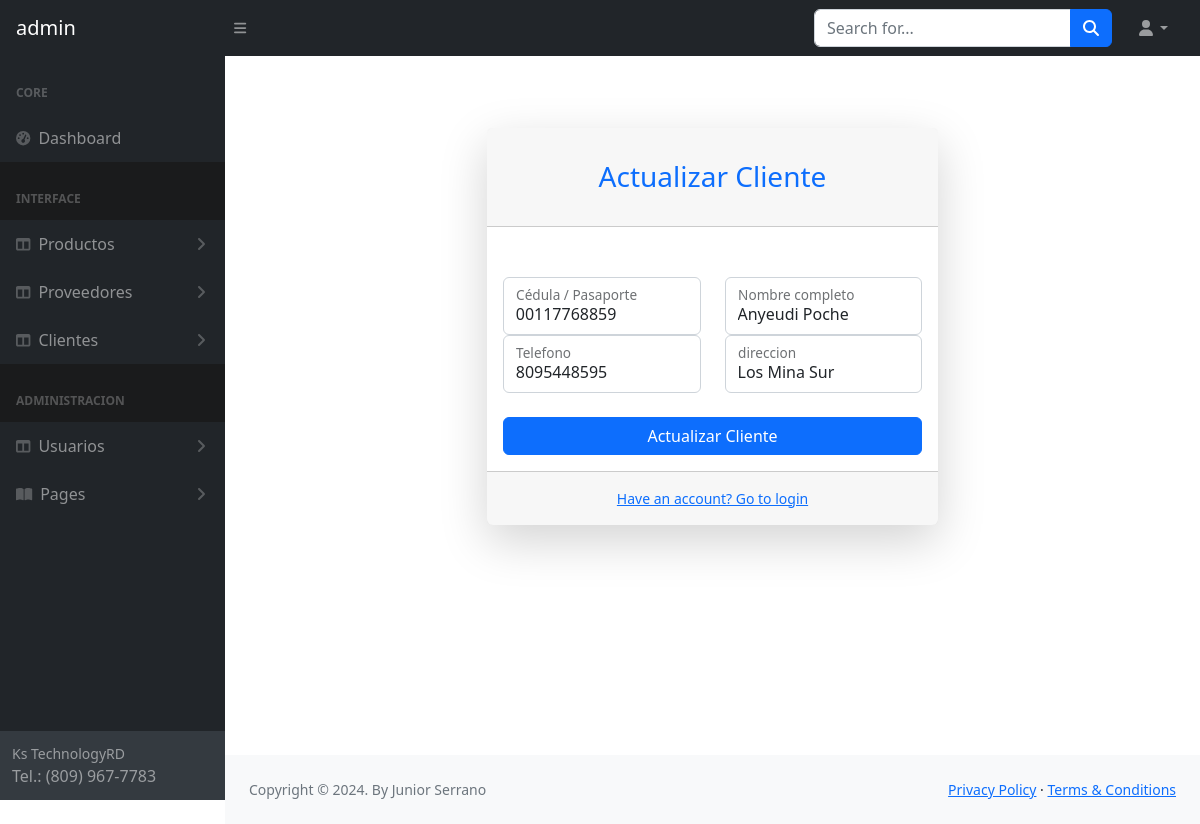
Screenshot of /sistema/editar_cliente.php?id=5 (signed in) with the database file from the repository.
### tables this page shows
CREATE TABLE `cliente` (
  `idcliente` int(25) NOT NULL,
  `nit` varchar(11) DEFAULT NULL,
  `nombre` varchar(80) DEFAULT NULL,
  `telefono` varchar(11) DEFAULT NULL,
  `direccion` text DEFAULT NULL,
  `dateadd` datetime NOT NULL DEFAULT current_timestamp(),
  `usuario_id` int(11) NOT NULL,
  `estatus` int(11) NOT NULL DEFAULT 1
);

### sistema/editar_cliente.php (the view, shortened to what this page needs)
<?php
    $idCliente= $_GET['id'];
    include('../conexion.php');
    $sql = mysqli_query($conn,"SELECT * FROM cliente WHERE idcliente = $idCliente");
    $result_sql = mysqli_num_rows($sql);
    if ($result_sql==0) {
        header('location: lista_cliente.php');
    } else {
        while ( $dataCliente = mysqli_fetch_array($sql)) {
            $nit        = $dataCliente['nit'];
            $nombre     = $dataCliente['nombre'];
            $telefono   = $dataCliente['telefono'];
            $direccion  = $dataCliente['direccion'];
        }
    }
    ?>
<!DOCTYPE html>
<html lang="en">
<?php include('includes/header.php') ?>
    <body class="sb-nav-fixed">
     <?php include('includes/nabvar.php') ?>
        <div id="layoutSidenav">
            <?php include('includes/sidebar.php') ?>
            <div id="layoutSidenav_content">
                <main>
                    <div class="container-fluid px-4">
                        <div class="row justify-content-center">
                            <div class="col-lg-6" style="margin-bottom: 25px;">
                                <div class="card shadow-lg border-0 rounded-lg mt-5">
                                    <div class="card-header"><h3 class="text-center font-weight-light my-4 text-primary">Actualizar Cliente</h3></div>
                                    <div class="card-body">
                                    <div class="alert"><?php echo isset($alert) ? $alert : '';  ?></div>
                                        <form action="" method="post">
                                            <div class="row mb-3">
                                            <div class="col-md-6">
                                                    <div class="form-floating mb-3 mb-md-0">
                                                        <input class="form-control" name="nit" id="nit" value="<?php echo $nit ?>" type="text" placeholder="Cédula / Pasaporte" />
                                                        <label for="nombre">Cédula / Pasaporte</label>
                                                    </div>
                                                </div>
                                                <div class="col-md-6">
                                                    <div class="form-floating mb-3 mb-md-0">
                                                        <input class="form-control" name="nombre" id="nombre" value="<?php echo $nombre ?>" type="text" placeholder="Nombre completo" />
                                                        <label for="nombre">Nombre completo</label>
                                                    </div>
                                                </div>
                                                <div class="col-md-6">
                                                    <div class="form-floating">
                                                    <input class="form-control" name="telefono" id="telefono" value="<?php echo $telefono ?>"type="text" placeholder="Telefono" />
                                                    <label for="telefono">Telefono</label>
                                                    </div>
                                                </div>
                                                <div class="col-md-6">
                                                    <div class="form-floating">
                                                    <input class="form-control" name="direccion" id="direccion" value="<?php echo $direccion; ?>"type="text" placeholder="direccion" />
                                                    <label for="direccion">direccion</label>
                                                    </div>
                                                </div>
                                            </div>
                                            <div class="mt-4 mb-0">
                                                <div class="d-grid">
                                                    <button type="submit" class="btn btn-primary btn-block">Actualizar Cliente</button>
                                                </div>
                                            </div>
                                        </form>
                                    </div>
                                    <div class="card-footer text-center py-3">
                                        <div class="small"><a href="login.html">Have an account? Go to login</a></div>
                                    </div>
                                </div>
                            </div>
                        </div>
                    </div>
                </main>
                <?php include('includes/footer.php')?>
            </div>
        </div>
    </body>
</html>

### rows the page displays
cliente: nit "00117768859", nombre "Anyeudi Poche", telefono "8095448595", direccion "Los Mina Sur"

### other values shown
$_SESSION['usuario'] "admin"
